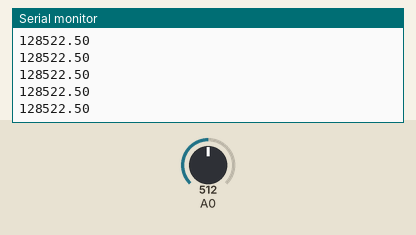
Recording of a sketch running on a simulated Arduino Uno, built with avr-gcc and run on an emulated ATmega328P. Parts: the last lines printed to the serial monitor. The inputs (shaded band) are chosen by the test bench; at power-on: A0 = 512.

Above: at 1.2 s.
1.3 s: A0 set to 716
At 1.32 s:
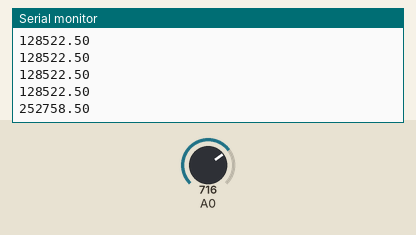
2.8 s: A0 set to 900
At 2.83 s:
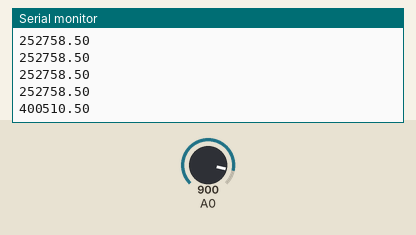
Timing chart, 0 to 5.8 s (numbered marks = the images above; inputs shaded):
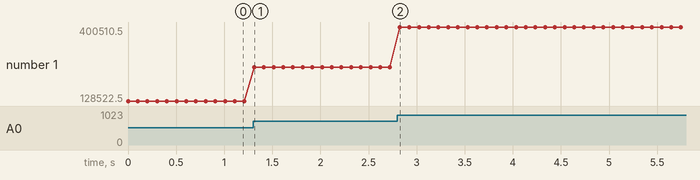

Measured:
- after the input at 1.3 s, the serial monitor: prints a new line at once (image 1)
- after the input at 2.8 s, the serial monitor: prints a new line at once (image 2)
- plotted number 1: 128522.5 → 252758.5 after the input at 1.3 s, 252758.5 → 400510.5 after the input at 2.8 s

The sketch:

distance_from_vertex_to_focus.ino
```cpp
float a = 0.5; // coefficient of x^2
float h = 5.0; // x-coordinate of the vertex
float k = 2.0; // y-coordinate of the vertex
float p = 3.0; // distance from vertex to focus

void setup() {
  Serial.begin(9600);
}

void loop() {
  float x = analogRead(A0); // read x-coordinate from photoresistor
  float y = a * (x - h) * (x - h) + k; // calculate y-coordinate on parabola
  float fx = h; // x-coordinate of focus
  float fy = k + p; // y-coordinate of focus
  float distance = sqrt((x - fx) * (x - fx) + (y - fy) * (y - fy)); // distance formula
  Serial.println(distance); // print distance to focus
  delay(100);
}
```
